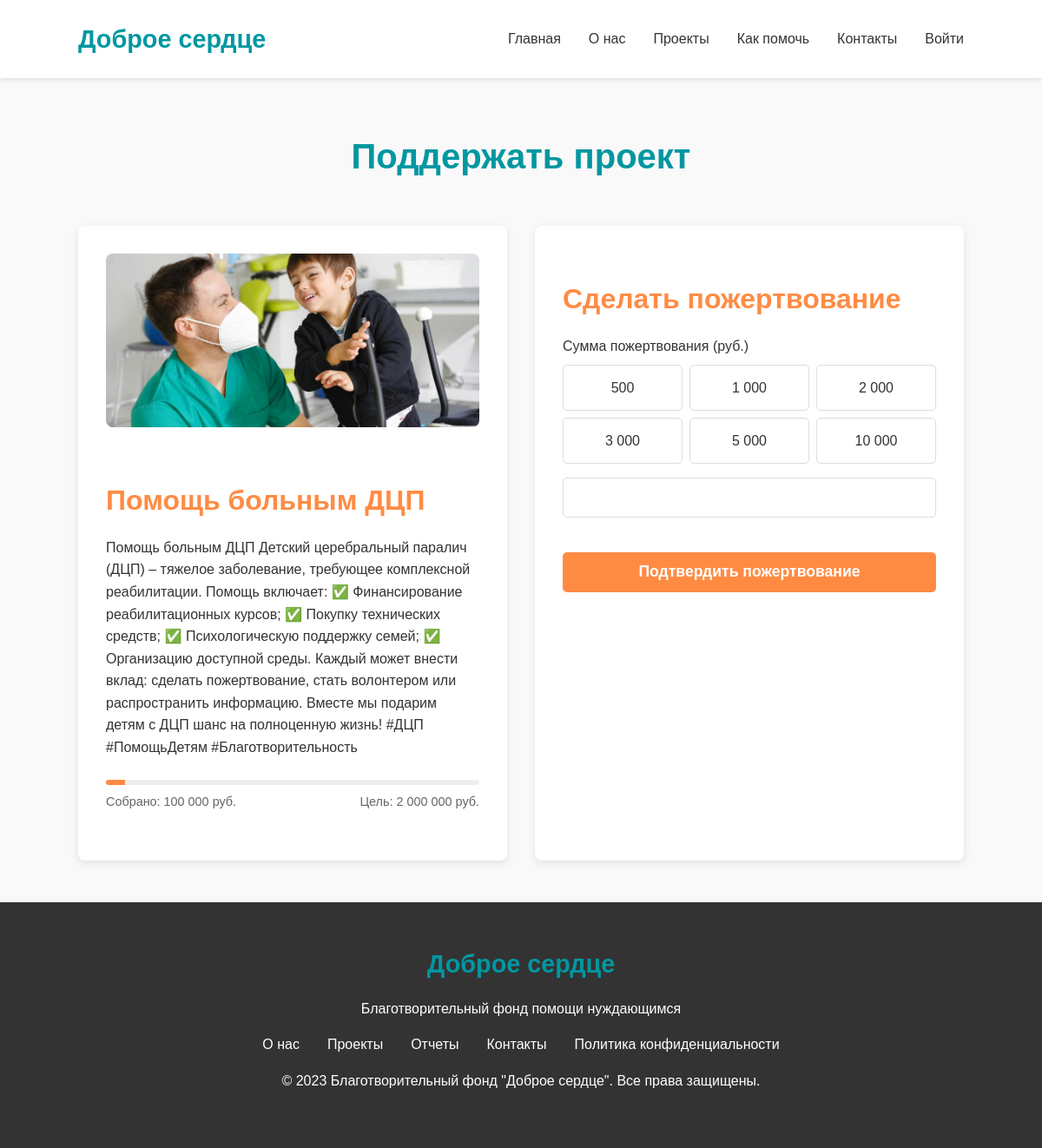
The app's page /donate.php?project=5 with its own data.
### tables this page shows
CREATE TABLE `project` (
  `id` int NOT NULL,
  `tittle` varchar(32) NOT NULL,
  `target_amount` int NOT NULL,
  `target_current` int DEFAULT NULL,
  `purpose_of_donation` varchar(512) NOT NULL,
  `img_path` varchar(64) NOT NULL
);

### public/donate.php (the view, shortened to what this page needs)
<?php include "db.php";
$project_id = isset($_GET['project']) ? intval($_GET['project']) : 0;
$stm = $connect->prepare("SELECT * FROM `project` WHERE id = ?");
$stm->execute([$project_id]);
$project = $stm->fetch();
?>
<!DOCTYPE html>
<html lang="ru">
<head>
    <link rel="stylesheet" href="https://cdnjs.cloudflare.com/ajax/libs/font-awesome/6.0.0-beta3/css/all.min.css">
</head>
<body>
    <?php include "header.php"; ?>
    <main class="container">
        <h1>Поддержать проект</h1>
        <div class="donate-container">
            <div class="project-info">
                <img src="./images/Project/<?=$project['img_path']?>" alt="<?=$project['tittle']?>" class="project-img">
                <h2><?=$project['tittle']?></h2>
                <p><?=$project['purpose_of_donation']?></p>
                <div class="project-progress">
                    <div class="progress-bar">
                        <div class="progress-fill"></div>
                    </div>
                    <div class="progress-info">
                        <span>Собрано: <?=number_format($project['target_current'], 0, '', ' ')?> руб.</span>
                        <span>Цель: <?=number_format($project['target_amount'], 0, '', ' ')?> руб.</span>
                    </div>
                </div>
            </div>
            <div class="donation-form">
                <h2>Сделать пожертвование</h2>
                <form action="action.php?action=donate&project=<?=$_GET['project']?>" method="POST">
                    <div class="form-group">
                        <label for="amount">Сумма пожертвования (руб.)</label>
                        <div class="amount-options">
                            <div class="amount-option" data-amount="500">500</div>
                            <div class="amount-option" data-amount="1000">1 000</div>
                            <div class="amount-option" data-amount="2000">2 000</div>
                            <div class="amount-option" data-amount="3000">3 000</div>
                            <div class="amount-option" data-amount="5000">5 000</div>
                            <div class="amount-option" data-amount="10000">10 000</div>
                        </div>
                        <input type="number" id="amount" name="amount" min="100" step="100" required>
                    </div>
                    <button type="submit" class="btn">Подтвердить пожертвование</button>
                </form>
            </div>
        </div>
    </main>
    <?php include "footer.php" ?>
</body>
</html>

### public/header.php (style rules this page uses)
:root { --h1-color: #0097a1; --h2-color: #ff8b43; --button-color: #ff8b43; --text-color: #333; --light-bg: #f9f9f9; }
body { font-family: 'Arial', sans-serif; margin: 0; padding: 0; color: var(--text-color); line-height: 1.6; }

### public/footer.php (style rules this page uses)
:root { --h1-color: #0097a1; --h2-color: #ff8b43; --button-color: #ff8b43; --text-color: #333; --light-bg: #f9f9f9; }
body { font-family: 'Arial', sans-serif; margin: 0; padding: 0; color: var(--text-color); line-height: 1.6; }

### records on screen
project: img_path (picture), tittle "Помощь больным ДЦП", purpose_of_donation "Помощь больным ДЦП Детский церебральный паралич (ДЦП) – тяжелое заболевание, требующее комплексной реабилитации. Помощь включает: ✅ Финансирование реабилитационных курсов; ✅ Покупку технических средств; ✅ Психологическую поддержку семей; ✅ Организацию доступной среды. Каждый может внести вклад: сделать пожертвование, стать волонтером или распространить информацию. Вместе мы подарим детям с ДЦП шанс на полноценную жизнь! #ДЦП #ПомощьДетям #Благотворительность", target_current "100 000", target_amount "2 000 000"
